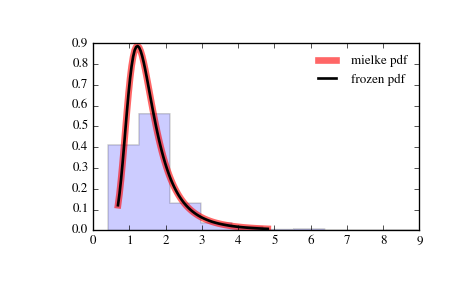

Source code (Python):
from scipy.stats import mielke
import matplotlib.pyplot as plt
fig, ax = plt.subplots(1, 1)

# Calculate a few first moments:

k, s = 10.4, 3.6
mean, var, skew, kurt = mielke.stats(k, s, moments='mvsk')

# Display the probability density function (``pdf``):

x = np.linspace(mielke.ppf(0.01, k, s),
                mielke.ppf(0.99, k, s), 100)
ax.plot(x, mielke.pdf(x, k, s),
       'r-', lw=5, alpha=0.6, label='mielke pdf')

# Alternatively, the distribution object can be called (as a function)
# to fix the shape, location and scale parameters. This returns a "frozen"
# RV object holding the given parameters fixed.

# Freeze the distribution and display the frozen ``pdf``:

rv = mielke(k, s)
ax.plot(x, rv.pdf(x), 'k-', lw=2, label='frozen pdf')

# Check accuracy of ``cdf`` and ``ppf``:

vals = mielke.ppf([0.001, 0.5, 0.999], k, s)
np.allclose([0.001, 0.5, 0.999], mielke.cdf(vals, k, s))
# True

# Generate random numbers:

r = mielke.rvs(k, s, size=1000)

# And compare the histogram:

ax.hist(r, normed=True, histtype='stepfilled', alpha=0.2)
ax.legend(loc='best', frameon=False)
plt.show()
